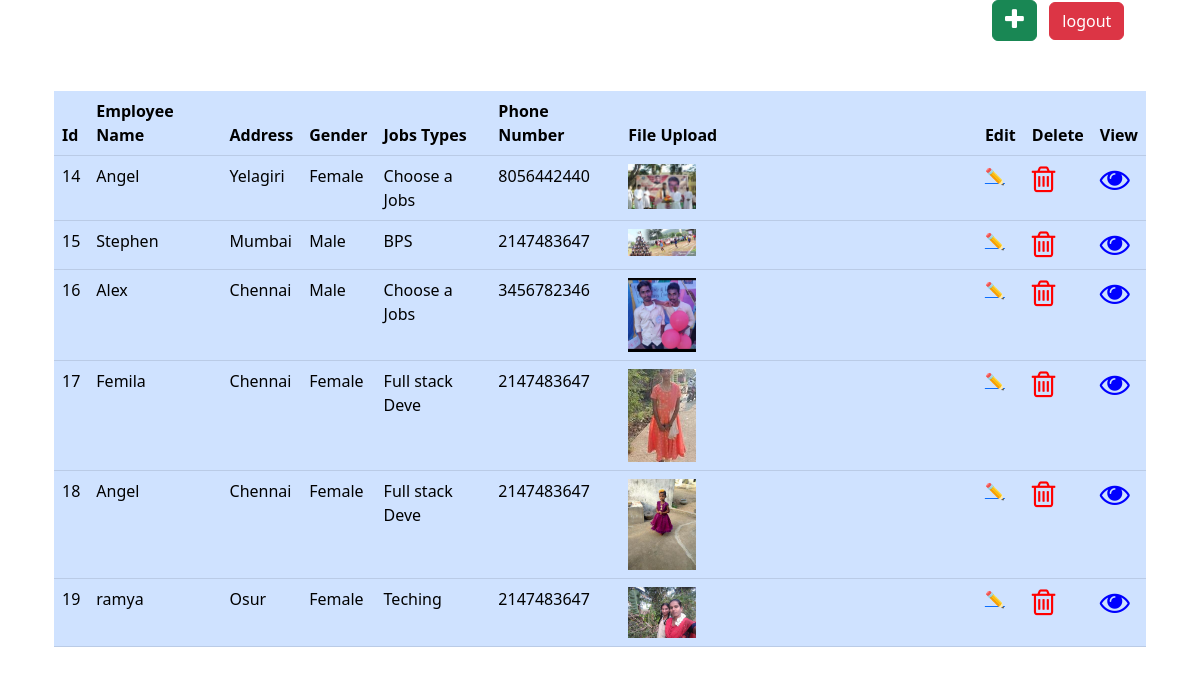
The page / on the database its author committed.
### tables this page shows
CREATE TABLE `employees` (
  `id` int(11) NOT NULL,
  `employee_name` varchar(20) DEFAULT NULL,
  `address` varchar(50) DEFAULT NULL,
  `gender` varchar(10) DEFAULT NULL,
  `jobs_types` varchar(15) DEFAULT NULL,
  `phone_number` varchar(15) DEFAULT NULL,
  `file_upload` varchar(20) DEFAULT NULL
);

### index.php (the view, shortened to what this page needs)
<!DOCTYPE html>
<html lang="en">
<head>
    <meta name="viewport" content="width=device-width, initial-scale=1.0"> <link rel="stylesheet" href="https://cdnjs.cloudflare.com/ajax/libs/font-awesome/4.7.0/css/font-awesome.min.css">
    <link href="https://cdn.jsdelivr.net/npm/bootstrap@5.2.0-beta1/dist/css/bootstrap.min.css" rel="stylesheet"
>
</head>
<body>
    <div class="container">
        <div class="row">
            <div class="col-10"></div>
            <div class="col-2">
    <a href="addview.php" tite="Add" class="btn btn-success"><i style="font-size:24px" class="fa">&#xf067;</i><a>
        &nbsp&nbsp<a href="logout.php" tite="logout" class="btn btn-danger">logout</a></div></div>
    <section style="margin: 50px 0;">
        <div class="container">
            <table class="table table-primary">
                <thead>
                  <tr>
                    <th scope="col">Id</th>
                    <th scope="col">Employee Name</th>
                    <th scope="col">Address</th>
                    <th scope="col">Gender</th>
                    <th scope="col">Jobs Types</th>
                    <th scope="col">Phone Number</th>
                    <th scope="col">File Upload</th>
                    <th scope="col">Edit</th>
                    <th scope="col">Delete</th>
                    <th scope="col">View</th>
                  </tr>
                </thead>
                <tbody>
                    <?php
                        require_once "conn.php";
                        $sql_query = "SELECT * FROM employees";
                        if ($result = $conn ->query($sql_query)) {
                            while ($row = $result -> fetch_assoc()) {
                                $Id = $row['id'];
                                $employee_name = $row['employee_name'];
                                $address = $row['address'];
                                $gender = $row['gender'];
                                $jobs_types=$row['jobs_types'];
                                $phone_number=$row['phone_number'];
                                $file_upload=$row['file_upload'];
                    ?>
                    <tr class="trow">
                        <td><?php echo $Id; ?></td>
                        <td><?php echo $employee_name; ?></td>
                        <td><?php echo $address; ?></td>
                        <td><?php echo $gender; ?></td>
                        <td><?php echo $jobs_types;?></td>
                        <td><?php echo $phone_number;?></td>
                        <td><img width="20%"height="20%"src="fileupload/<?php echo $file_upload ?>"/></td>
                        <td><a href="edit.php?id=<?php echo $Id; ?>" ><span class="glyphicon">&#x270f;</span></a></td>
                        <td><a href="deletedata.php?id=<?php echo $Id; ?>" ><i class="fa fa-trash-o" style="font-size:30px;color:red"></i></a></td>
                        <td><a href="view.php?id=<?php echo $Id; ?>" ><i class="fa fa-eye" style="font-size:30px;color:blue"></i></a></td>
                    </tr>
                    <?php
                            }
                        }
                    ?>
                </tbody>
              </table>
        </div>
    </section>
</body>
</html>

### rows shown on the page
employees: id "14", employee_name "Angel", address "Yelagiri", gender "Female", jobs_types "Choose a Jobs", phone_number "8056442440", file_upload (picture)
employees: id "15", employee_name "Stephen", address "Mumbai", gender "Male", jobs_types "BPS", phone_number "2147483647", file_upload (picture)
employees: id "16", employee_name "Alex", address "Chennai", gender "Male", jobs_types "Choose a Jobs", phone_number "3456782346", file_upload (picture)
employees: id "17", employee_name "Femila", address "Chennai", gender "Female", jobs_types "Full stack Deve", phone_number "2147483647", file_upload (picture)
employees: id "18", employee_name "Angel", address "Chennai", gender "Female", jobs_types "Full stack Deve", phone_number "2147483647", file_upload (picture)
employees: id "19", employee_name "ramya", address "Osur", gender "Female", jobs_types "Teching", phone_number "2147483647", file_upload (picture)
